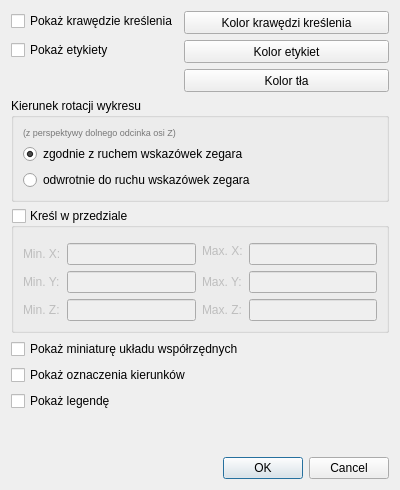
<?xml version="1.0" encoding="UTF-8"?>
<ui version="4.0">
 <class>GraphSettings3dDialog</class>
 <widget class="QDialog" name="GraphSettings3dDialog">
  <property name="geometry">
   <rect>
    <x>0</x>
    <y>0</y>
    <width>400</width>
    <height>490</height>
   </rect>
  </property>
  <property name="minimumSize">
   <size>
    <width>400</width>
    <height>490</height>
   </size>
  </property>
  <property name="maximumSize">
   <size>
    <width>400</width>
    <height>490</height>
   </size>
  </property>
  <property name="windowTitle">
   <string>Ustawienia okna wykresu 3d</string>
  </property>
  <property name="styleSheet">
   <string notr="true">ColorButton {text-align:left; padding-left:10px}</string>
  </property>
  <layout class="QVBoxLayout" name="verticalLayout">
   <item>
    <layout class="QFormLayout" name="formLayout">
     <property name="fieldGrowthPolicy">
      <enum>QFormLayout::AllNonFixedFieldsGrow</enum>
     </property>
     <item row="0" column="0">
      <widget class="QCheckBox" name="showEdges">
       <property name="text">
        <string>Pokaż krawędzie kreślenia</string>
       </property>
      </widget>
     </item>
     <item row="0" column="1">
      <widget class="ColorButton" name="edgesColorBtn">
       <property name="minimumSize">
        <size>
         <width>0</width>
         <height>23</height>
        </size>
       </property>
       <property name="text">
        <string>Kolor krawędzi kreślenia</string>
       </property>
      </widget>
     </item>
     <item row="1" column="0">
      <widget class="QCheckBox" name="showLabels">
       <property name="text">
        <string>Pokaż etykiety</string>
       </property>
      </widget>
     </item>
     <item row="1" column="1">
      <widget class="ColorButton" name="labelsColorBtn">
       <property name="minimumSize">
        <size>
         <width>0</width>
         <height>23</height>
        </size>
       </property>
       <property name="text">
        <string>Kolor etykiet</string>
       </property>
      </widget>
     </item>
     <item row="2" column="1">
      <widget class="ColorButton" name="bgColorBtn">
       <property name="minimumSize">
        <size>
         <width>0</width>
         <height>23</height>
        </size>
       </property>
       <property name="text">
        <string>Kolor tła</string>
       </property>
      </widget>
     </item>
    </layout>
   </item>
   <item>
    <widget class="QGroupBox" name="groupBox">
     <property name="title">
      <string>Kierunek rotacji wykresu</string>
     </property>
     <layout class="QVBoxLayout" name="verticalLayout_2">
      <item>
       <widget class="QLabel" name="label">
        <property name="font">
         <font>
          <pointsize>7</pointsize>
          <italic>false</italic>
         </font>
        </property>
        <property name="autoFillBackground">
         <bool>false</bool>
        </property>
        <property name="styleSheet">
         <string notr="true">color: #777</string>
        </property>
        <property name="text">
         <string>(z perspektywy dolnego odcinka osi Z)</string>
        </property>
       </widget>
      </item>
      <item>
       <widget class="QRadioButton" name="rotateCW">
        <property name="text">
         <string>zgodnie z ruchem wskazówek zegara</string>
        </property>
        <property name="checked">
         <bool>true</bool>
        </property>
       </widget>
      </item>
      <item>
       <widget class="QRadioButton" name="rotateACW">
        <property name="text">
         <string>odwrotnie do ruchu wskazówek zegara</string>
        </property>
       </widget>
      </item>
     </layout>
    </widget>
   </item>
   <item>
    <widget class="QGroupBox" name="drawInInterval">
     <property name="title">
      <string>Kreśl w przedziale</string>
     </property>
     <property name="checkable">
      <bool>true</bool>
     </property>
     <property name="checked">
      <bool>false</bool>
     </property>
     <layout class="QGridLayout" name="gridLayout">
      <item row="0" column="2" rowspan="2">
       <widget class="QLabel" name="label_3">
        <property name="text">
         <string>Max. X:</string>
        </property>
       </widget>
      </item>
      <item row="1" column="0">
       <widget class="QLabel" name="label_2">
        <property name="text">
         <string>Min. X:</string>
        </property>
       </widget>
      </item>
      <item row="1" column="1">
       <widget class="QLineEdit" name="intervalXFrom"/>
      </item>
      <item row="2" column="1">
       <widget class="QLineEdit" name="intervalYFrom"/>
      </item>
      <item row="2" column="0">
       <widget class="QLabel" name="label_4">
        <property name="text">
         <string>Min. Y:</string>
        </property>
       </widget>
      </item>
      <item row="3" column="0">
       <widget class="QLabel" name="label_6">
        <property name="text">
         <string>Min. Z:</string>
        </property>
       </widget>
      </item>
      <item row="2" column="2">
       <widget class="QLabel" name="label_5">
        <property name="text">
         <string>Max. Y:</string>
        </property>
       </widget>
      </item>
      <item row="1" column="3">
       <widget class="QLineEdit" name="intervalXTo"/>
      </item>
      <item row="2" column="3">
       <widget class="QLineEdit" name="intervalYTo"/>
      </item>
      <item row="3" column="2">
       <widget class="QLabel" name="label_7">
        <property name="text">
         <string>Max. Z:</string>
        </property>
       </widget>
      </item>
      <item row="3" column="1">
       <widget class="QLineEdit" name="intervalZFrom"/>
      </item>
      <item row="3" column="3">
       <widget class="QLineEdit" name="intervalZTo"/>
      </item>
     </layout>
    </widget>
   </item>
   <item>
    <widget class="QCheckBox" name="showCSMiniature">
     <property name="text">
      <string>Pokaż miniaturę układu współrzędnych</string>
     </property>
    </widget>
   </item>
   <item>
    <widget class="QCheckBox" name="showDirectionsMarkers">
     <property name="text">
      <string>Pokaż oznaczenia kierunków</string>
     </property>
    </widget>
   </item>
   <item>
    <widget class="QCheckBox" name="showLegend">
     <property name="text">
      <string>Pokaż legendę</string>
     </property>
    </widget>
   </item>
   <item>
    <spacer name="verticalSpacer">
     <property name="orientation">
      <enum>Qt::Vertical</enum>
     </property>
     <property name="sizeHint" stdset="0">
      <size>
       <width>20</width>
       <height>40</height>
      </size>
     </property>
    </spacer>
   </item>
   <item>
    <widget class="QDialogButtonBox" name="buttonBox">
     <property name="orientation">
      <enum>Qt::Horizontal</enum>
     </property>
     <property name="standardButtons">
      <set>QDialogButtonBox::Cancel|QDialogButtonBox::Ok</set>
     </property>
    </widget>
   </item>
  </layout>
 </widget>
 <customwidgets>
  <customwidget>
   <class>ColorButton</class>
   <extends>QPushButton</extends>
   <header>colorbutton.h</header>
  </customwidget>
 </customwidgets>
 <resources/>
 <connections>
  <connection>
   <sender>buttonBox</sender>
   <signal>rejected()</signal>
   <receiver>GraphSettings3dDialog</receiver>
   <slot>reject()</slot>
   <hints>
    <hint type="sourcelabel">
     <x>325</x>
     <y>408</y>
    </hint>
    <hint type="destinationlabel">
     <x>286</x>
     <y>274</y>
    </hint>
   </hints>
  </connection>
  <connection>
   <sender>buttonBox</sender>
   <signal>accepted()</signal>
   <receiver>GraphSettings3dDialog</receiver>
   <slot>checkSettings()</slot>
   <hints>
    <hint type="sourcelabel">
     <x>285</x>
     <y>394</y>
    </hint>
    <hint type="destinationlabel">
     <x>391</x>
     <y>352</y>
    </hint>
   </hints>
  </connection>
 </connections>
 <slots>
  <slot>checkSettings()</slot>
 </slots>
</ui>
